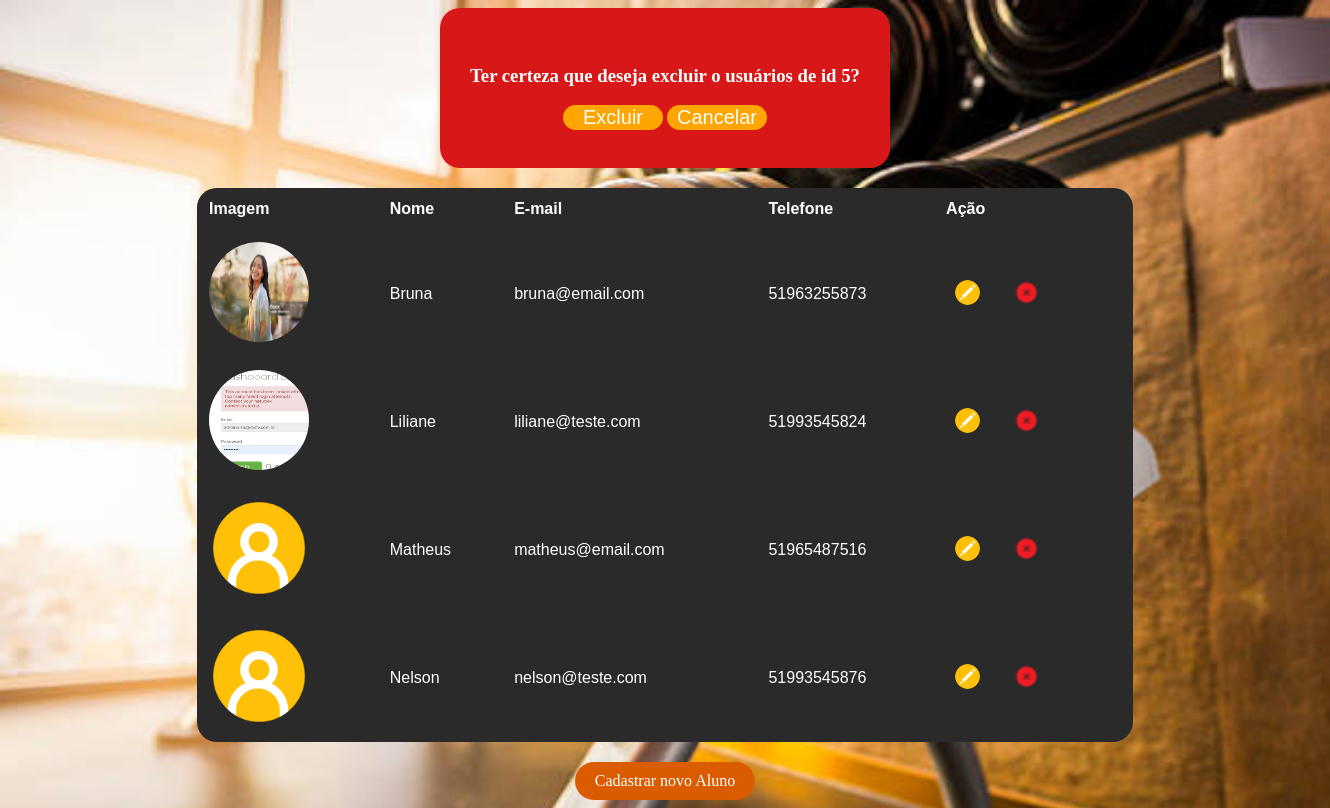
The app's page /admin.php?id=5 (signed in) with its own data.
### tables this page shows
CREATE TABLE `cliente` (
  `id` int(11) NOT NULL,
  `nome` varchar(240) NOT NULL,
  `email` varchar(240) NOT NULL,
  `telefone` varchar(11) NOT NULL,
  `imagem` varchar(240) NOT NULL
);

### function.php (called while the page is built, shortened)
<?php
function getUsers($connect){
	$query = "SELECT * FROM cliente WHERE 1 ORDER BY nome";
	$action = mysqli_query( $connect, $query );
	$results = mysqli_fetch_all($action, MYSQLI_ASSOC);
	return $results;
}
?>

### admin.php (the view, shortened to what this page needs)
<?php require_once "function.php"; session_start();?>
<!DOCTYPE html>
<html>
<head>
    <link rel="stylesheet" type="text/css" href="layout/style.css">
</head>
<body>
	<main>
	<?php if(isset($_SESSION['ativa'])){ ?>
	<?php
		$resultados = getUsers($connect);
		if (isset($_GET['id'])) {
			echo "<div class='excluir'><h3>Ter certeza que deseja excluir o usuários de id ". $_GET['id'] . "?</h3>";
			?>
			<form  method="post">
				<button name="deletar">Excluir</button>
				<button name="cancelar">Cancelar</button>
			</form>
		</div>
		<?php } ?>
	<div class="divTabela">
		<table class="tabela">
			<tr>
				<th>Imagem</th>
				<th>Nome</th>
				<th>E-mail</th>
				<th>Telefone</th>
				<th>Ação</th>
			</tr>
			<?php foreach ($resultados as $resultado) {
				$id = $resultado['id'];
				$nome = $resultado['nome'];
				$email = $resultado['email'];
				$telefone = $resultado['telefone'];
				$imagem = $resultado['imagem'];
				if(empty($imagem)){
					$imagem = "profile.png";
				}
			?>
				<tr>
					<td><img class="imagem" src="imagens/uploads/<?php echo $imagem;?>"></td>
					<td><?php echo $resultado['nome']; ?></td>
					<td><?php echo $resultado['email']; ?></td>
					<td><?php echo $resultado['telefone']; ?></td>
					<td>
						<a id="btn-editar" href="alteraCadastro.php?id=<?php echo $id;?>&nome=<?php echo $nome?>&email=<?php echo $email?>&telefone=<?php echo $telefone?>&imagem=<?php echo $imagem;?>"><img src="layout/assets/icones/editar.png" alt="Editar 3"></a>
						<a href="admin.php?id=<?php echo $id;?>"> <img src="layout/assets/icones/deletar.png" alt="Deletar 3"></a>
					</td>
				</tr>
			<?php }	?>
		</table>
        <a id="btn-cadastro" href="cadastrar.php">Cadastrar novo Aluno</a>
     </div>
	 <?php }else{
    echo "<p>Voce não tem acesso a essa pagina</p>";
	} ?>
</main>
</body>
</html>

### layout/style.css (style rules this page uses)
body { background-image: url("assets/fundoSite.jpg"); background-repeat: no-repeat; background-size: cover; width: auto; overflow:auto; }
main { display: flex; flex-direction: column; justify-content: center; align-items: center; }
a:link, a:visited { color: rgb(173, 113, 0); border-radius: 10px ; padding: 10px 20px; text-align: center; text-decoration: none; }
img { margin: 0 100px; width: 210px; height: 320px; border-radius: 20px; }
.divTabela { width: 1440px; display: flex; flex-direction: column; justify-content: center; align-items: center; }
#btn-cadastro { background-color: #DA5B00; color: white; border-radius: 20px; }
.tabela { justify-content: center; font-family: Arial, Helvetica, sans-serif; color: white; border-collapse: collapse; width: 65%; margin: 20px; border-top-left-radius: 20px; border-top-right-radius: 20px; border-bottom-right-radius: 20px; border-bottom-left-radius: 20px; overflow: hidden; }
.tabela td, .tabela th { padding: 12px; }
.tabela tr { background-color:rgb(43, 42, 42); }
.tabela th { padding-top: 12px; padding-bottom: 12px; text-align: left; background-color: rgba(43, 42, 42, 0.527); color: white; }
.tabela a img { width: 25px; height: 25px; margin: auto; }
.imagem { width: 100px; height: 100px; border-radius: 50%; margin: 0 0 0 0; }
#btn-editar { color: white; border-radius: 20px; padding: 5px; margin: 4px; font-size: 12px; }
.excluir { color: rgb(255, 255, 255); display: flex; flex-direction: column; justify-content: center; align-items: center; width: auto; height: 100px; padding: 30px; background-color: #d81818; border-radius: 20px; }
.excluir form button { width: 100px; height: auto; font-size: 20px; align-items: center; color: white; background-color: orange; border: none; border-radius: 20px; margin:auto; }

### records on screen
cliente: imagem (picture), nome "Bruna", email "bruna@email.com", telefone "51963255873"
cliente: imagem (picture), nome "Liliane", email "liliane@teste.com", telefone "51993545824"
cliente: nome "Matheus", email "matheus@email.com", telefone "51965487516"
cliente: nome "Nelson", email "nelson@teste.com", telefone "51993545876"

### other values on screen
$_GET['id'] "5"
